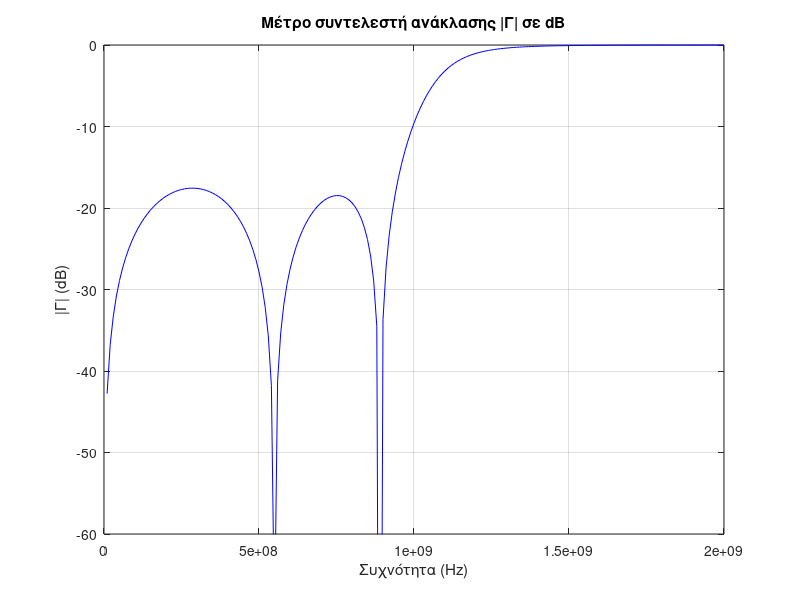
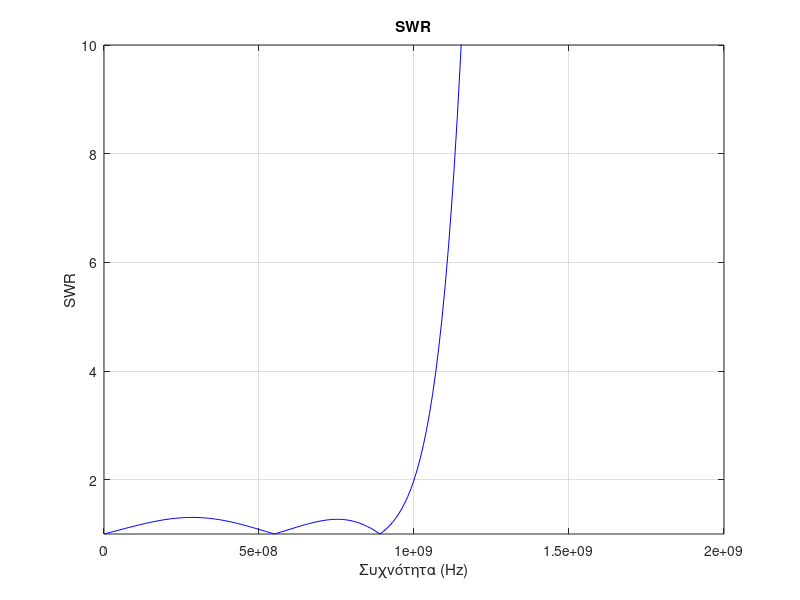

MATLAB code to generate these figures, in order:
function res3()
    c = 3e8;
    f0 = 1e9;
    N = 200;
    Z0 = 50;
    Zload = 50;
    ZH = 150 + 1i*0;
    ZL = 20 + 1i*0;
    f = 0:(2*f0/N):(2*f0);
    lambda = c./f;
    beta = 2*pi./lambda;
    l = [0.018 0.026 0.031]; % ο υπολογισμός των μηκών των γραμμών μεταφοράς έγινε στο χέρι


    Z1 = ZH.*(Zload + 1i*ZH.*tan(beta*l(1)))./(ZH + 1i*Zload.*tan(beta*l(1)));
    Z2 = ZL.*(Z1 + 1i*ZL.*tan(beta*l(2)))./(ZL + 1i*Z1.*tan(beta*l(2)));
    Z3 = ZH.*(Z2 + 1i*ZH.*tan(beta*l(3)))./(ZH + 1i*Z2.*tan(beta*l(3)));
    Z4 = ZL.*(Z3 + 1i*ZL.*tan(beta*l(2)))./(ZL + 1i*Z3.*tan(beta*l(2)));
    Zin = ZH.*(Z4 + 1i*ZH.*tan(beta*l(1)))./(ZH + 1i*Z4.*tan(beta*l(1)));

    Gamma = abs((Zin - Z0)./(Zin + Z0));
    Gamma_dB = 20*log10(Gamma);

    SWR = (1 + Gamma)./(1 - Gamma);

    figure(1);
    plot(f, Gamma_dB, 'b');
    title('Μέτρο συντελεστή ανάκλασης |Γ| σε dB');
    xlabel('Συχνότητα (Hz)');
    ylabel('|Γ| (dB)');
    grid on;
    ylim([-60, 0]);

    figure(2);
    plot(f, SWR, 'b');
    title('SWR')
    xlabel('Συχνότητα (Hz)');
    ylabel('SWR');
    grid on;
    ylim([1, 10]);
end
